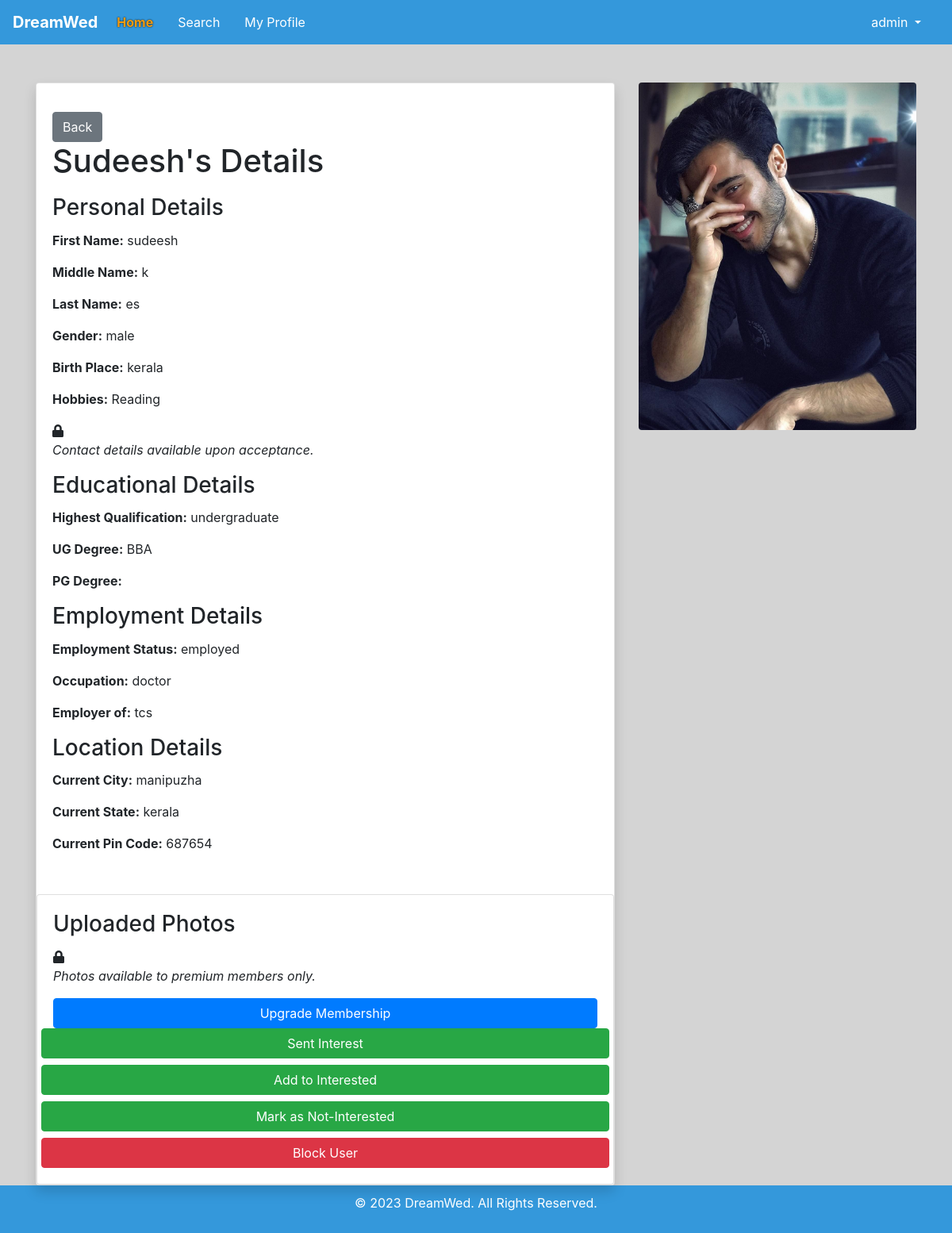
/matrimony/profile/64/ (signed in), run on the app's committed database.
### matrimony/models.py (models this page shows, shortened)
class PersonalDetails(models.Model):
    user = models.OneToOneField(User, on_delete=models.CASCADE)  # Create a one-to-one relationship with the User model
    first_name = models.CharField(max_length=100)
    middle_name = models.CharField(max_length=100,blank=True, null=True)
    last_name = models.CharField(max_length=100)
    gender = models.CharField(max_length=10)
    birth_place = models.CharField(max_length=100)
    address = models.CharField(max_length=100)
    date_of_birth = models.DateField()
    blood_group = models.CharField(max_length=10)
    phone_number = models.CharField(max_length=15,unique=True)
    profile_image = models.ImageField(upload_to='profile_images/', blank=True, null=True)  # Define the profile image field
    mother_tongue = models.CharField(max_length=100)
    religion = models.CharField(max_length=100)
    sector = models.CharField(max_length=100)
    perso_fill = models.BooleanField(default=False)
    marital_status = models.CharField(max_length=100)
    about_you = models.TextField(blank=True)
    aadhar_card = models.FileField(upload_to='aadhar_cards/', blank=True, null=True)
    aadhar_valid = models.BooleanField(default=True)
    hobbies = models.ManyToManyField(Hobby, blank=True,null=True)

class Hobby(models.Model):
    name = models.CharField(max_length=255)

class EducationalDetails(models.Model):
    user = models.ForeignKey(User, on_delete=models.CASCADE)  # Create a foreign key relationship with the User model
    highest_qualification = models.CharField(max_length=100)
    ug_degree = models.CharField(max_length=100,blank=True)
    pg_degree = models.CharField(max_length=100,blank=True,null=True)
    doctorate_field = models.CharField(max_length=100,blank=True,null=True)
    grad_year = models.DateField()
    college_institution = models.CharField(max_length=100)
    educ_fill = models.BooleanField(default=False)

class EmploymentDetails(models.Model):
    user = models.ForeignKey(User, on_delete=models.CASCADE)  # Create a foreign key relationship with the User model
    employment_status = models.CharField(max_length=100)
    occupation = models.CharField(max_length=100, blank=True)
    employerof = models.CharField(max_length=100, blank=True)
    annual_income = models.CharField(max_length=100, blank=True)
    industry = models.CharField(max_length=100, blank=True)
    job_location = models.CharField(max_length=100, blank=True)
    about_job = models.TextField(blank=True)
    working_hours = models.CharField(max_length=100, blank=True)
    social_link = models.URLField(blank=True)
    empl_fill = models.BooleanField(default=False)

class LocationDetails(models.Model):
    user = models.ForeignKey(User, on_delete=models.CASCADE)
    current_city = models.CharField(max_length=100)
    current_state = models.CharField(max_length=100)
    current_pin_code = models.CharField(max_length=20)
    willing_to_move = models.CharField(max_length=3)
    additional_comments = models.TextField(blank=True)
    location_photos = models.ImageField(upload_to='location_photos/', blank=True, null=True)
    loca_fill = models.BooleanField(default=False)
    is_email_verified = models.BooleanField(default=False)
    email_verification_token = models.CharField(max_length=200, blank=True, null=True)

### matrimony/views.py (the view)
# urls.py: path('profile/<int:user_id>/', views.user_detail, name='user_detail'),
@never_cache
@login_required(login_url='accounts:login')
def user_detail(request, user_id):
    user = get_object_or_404(User, id=user_id)
    viewed_user = user  # Store the user being viewed
    personal_details = get_object_or_404(PersonalDetails, user=user)
    try:
        family_details = FamilyDetails.objects.get(user=user)
    except FamilyDetails.DoesNotExist:
        family_details = None
    try:
        educational_details = EducationalDetails.objects.get(user=user)
    except EducationalDetails.DoesNotExist:
        educational_details = None
    try:
        employment_details = EmploymentDetails.objects.get(user=user)
    except EmploymentDetails.DoesNotExist:
        employment_details = None
    try:
        location_details = LocationDetails.objects.get(user=user)
    except LocationDetails.DoesNotExist:
        location_details = None
    try:
        interests = Interest.objects.filter(receiver=user)
    except Interest.DoesNotExist:
        interests = None
    user_images = Image.objects.filter(image_upload__user=user)
    activity_exists = UserActivity.objects.filter(
        Q(user=request.user, viewed_user=viewed_user) |
        Q(user=viewed_user, viewed_user=request.user)
    ).exists()
    interest_status = None
    sent_interest = Interest.objects.filter(sender=user, receiver=request.user, status='accepted').exists()
    received_interest = Interest.objects.filter(sender=request.user, receiver=user, status='accepted').exists()
    if sent_interest or received_interest:
        interest_status = 'accepted'
    is_premium = False
    current_user = request.user
    try:
        premium_membership = PremiumMembership.objects.get(user=current_user)
        is_premium = premium_membership.is_premium
        print(is_premium)
    except PremiumMembership.DoesNotExist:
        pass
        print("except aane")
    context = {
        'user': user,
        'personal_details': personal_details,
        'family_details': family_details,
        'educational_details': educational_details,
        'employment_details': employment_details,
        'location_details': location_details,
        'hobbies': personal_details.hobbies.all(),
        'user_images': user_images,
        'interests': interests,
        'interest_status': interest_status,
        'is_premium': is_premium,
    }
    if request.user != viewed_user:
        activity, created = UserActivity.objects.update_or_create(
            user=request.user,
            viewed_user=viewed_user,
            defaults={'viewed_details': True}
        )
    if not created:
        activity.viewed_details = True
        activity.save()
    return render(request, 'matrimony/user_detail.html', context)

### matrimony/templates/matrimony/user_detail.html (shortened to what this page needs)
{% load static %}
<!DOCTYPE html>
<head>
    <link rel="stylesheet" href="https://maxcdn.bootstrapcdn.com/bootstrap/4.5.2/css/bootstrap.min.css">
    <link rel="stylesheet" href="https://cdnjs.cloudflare.com/ajax/libs/font-awesome/5.15.4/css/all.min.css">
</head>
<body style="background-color: #d4d4d4;">
    <nav class="navbar navbar-expand-lg navbar-light custom-navbar">
        <a class="navbar-brand" href="#">DreamWed</a>
        <div class="collapse navbar-collapse" id="navbarNav">
            <ul class="navbar-nav">
                <li class="nav-item active">
                    <a class="nav-link" href="{% url 'matrimony:home' %}">Home</a>
                </li>
                <li class="nav-item">
                    <a class="nav-link" href="{% url 'matint:search_page' %}">Search</a>
                </li>
                <li class="nav-item">
                    <a class="nav-link" href="{% url 'matrimony:myprofile' %}">My Profile</a>
                </li>
            </ul>
            <ul class="navbar-nav ml-auto">
                <li class="nav-item dropdown">
                    <a class="nav-link dropdown-toggle" href="#" id="profileDropdown" role="button" data-toggle="dropdown" aria-haspopup="true" aria-expanded="false">
                        {{ request.user.username }}
                    </a>
                </li>
            </ul>
        </div>
    </nav>
    <div class="container mt-5">
        <div class="row">
            <div class="col-md-8">
                <div class="card shadow">
                    <div class="card-body">
                        <a href="{% url 'matrimony:home' %}" class="btn btn-secondary mt-3">Back</a>
                        <h1 class="card-title">{{ personal_details.first_name |title }}'s Details</h1>
                        <h3 class="card-title">Personal Details</h3>
                        <p><strong>First Name:</strong> {{ personal_details.first_name }}</p>
                        <p><strong>Middle Name:</strong> {{ personal_details.middle_name }}</p>
                        <p><strong>Last Name:</strong> {{ personal_details.last_name }}</p>
                        <p><strong>Gender:</strong> {{ personal_details.gender }}</p>
                        <p><strong>Birth Place:</strong> {{ personal_details.birth_place }}</p>
                        <p><strong>Hobbies:</strong>
                            {% if personal_details.hobbies.all %}
                                {% for hobby in personal_details.hobbies.all %}
                                    {{ hobby.name }}{% if not forloop.last %}, {% endif %}
                                {% endfor %}
                            {% else %}
                                Not available
                            {% endif %}
                        </p>
                    {% if interest_status == 'accepted' %}
                    <p><strong>Phone:</strong> {{ personal_details.phone_number }}</p>
                    <p><strong>Email:</strong> {{ user.email }}</p>
                    <p><strong>Address:</strong> {{ personal_details.address }}</p>
                {% else %}
                    <i class="fas fa-lock"></i>
                    <p><em>Contact details available upon acceptance.</em></p>
                {% endif %}
                        <h3 class="card-title">Educational Details</h3>
                        {% if educational_details %}
                            <p><strong>Highest Qualification:</strong> {{ educational_details.highest_qualification }}</p>
                            <p><strong>UG Degree:</strong> {{ educational_details.ug_degree }}</p>
                            <p><strong>PG Degree:</strong> {{ educational_details.pg_degree }}</p>
                        {% else %}
                            <p>No educational details available.</p>
                        {% endif %}
                        <h3 class="card-title">Employment Details</h3>
                        {% if employment_details %}
                            <p><strong>Employment Status:</strong> {{ employment_details.employment_status }}</p>
                            <p><strong>Occupation:</strong> {{ employment_details.occupation }}</p>
                            <p><strong>Employer of:</strong> {{ employment_details.employerof }}</p>
                        {% else %}
                            <p>No employment details available.</p>
                        {% endif %}
                        <h3 class="card-title">Location Details</h3>
                        {% if location_details %}
                            <p><strong>Current City:</strong> {{ location_details.current_city }}</p>
                            <p><strong>Current State:</strong> {{ location_details.current_state }}</p>
                            <p><strong>Current Pin Code:</strong> {{ location_details.current_pin_code }}</p>
                        {% else %}
                            <p>No location details available.</p>
                        {% endif %}
                    </div>
<div class="card mt-3">
    <div class="card-body">
        <h3 class="card-title">Uploaded Photos</h3>
<div class="row">
    {% if user_images %}
        {% if is_premium %}
            {% for user_image in user_images %}
                <div class="col-md-4 mt-3">
                    <div class="card">
                        <img src="{{ user_image.image.url }}" alt="User Image" class="card-img-top img-fluid">
                    </div>
                </div>
            {% endfor %}
        {% else %}
            <div class="col-12">
                <i class="fas fa-lock"></i>
                <p><em>Photos available to premium members only.</em></p>
                <a href="{% url 'matpayment:upgrade_to_premium' %}" class="btn btn-primary btn-block">Upgrade Membership</a>
            </div>
        {% endif %}
        <a href="{% url 'matint:send_interest' user_id=personal_details.user.id %}" class="btn btn-success btn-block">Sent Interest</a>
                <a href="{% url 'matint:add_interested' user_id=personal_details.user.id %}" class="btn btn-success btn-block">Add to Interested</a>
                <a href="{% url 'matint:add_notinterested' user_id=personal_details.user.id %}" class="btn btn-success btn-block">Mark as Not-Interested</a>
                <a href="{% url 'matrimony:block_user' user_id=personal_details.user.id %}" class="btn btn-danger btn-block">Block User</a>
    {% endif %}
</div>
    </div>
</div>
                </div>
            </div>
            <div class="col-md-4">
                <img src="{{ personal_details.profile_image.url }}" class="img-fluid rounded" alt="Profile Picture">
            </div>
        </div>
    </div>
    <footer class="custom-footer">
        <p>&copy; 2023 DreamWed. All Rights Reserved.</p>
    </footer>
</body>
</html>

### matrimony/templates/matrimony/user_detail.html (style rules this page uses)
.custom-navbar { background-color: #3498db; }
.custom-navbar .navbar-brand { color: #fff; font-weight: bold; }
.custom-navbar .navbar-nav .nav-link { color: #fff; margin-right: 15px; }
.custom-navbar .nav-item.active .nav-link { color: #f39c12; font-weight: bold; text-shadow: 0 0 2px #000; }
.custom-footer { background-color: #3498db; color: #fff; text-align: center; padding: 10px 0; }

### data on the page
PersonalDetails: first_name "Sudeesh", first_name "sudeesh", middle_name "k", last_name "es", gender "male", birth_place "kerala", profile_image (picture)
Hobby: name "Reading"
EducationalDetails: highest_qualification "undergraduate", ug_degree "BBA"
EmploymentDetails: employment_status "employed", occupation "doctor", employerof "tcs"
LocationDetails: current_city "manipuzha", current_state "kerala", current_pin_code "687654"

### other printed values
{{ request.user.username }} "admin"
